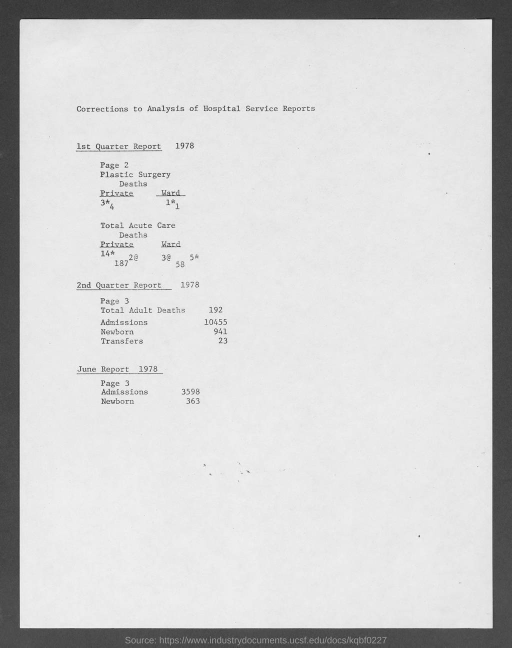
#> input picture demo/demo.jpg, 1024 x 1295 px (shown at 1/2 size)
$ python aps.py   (older library calls are emulated)
#> lines starting #> are read from the running program, lines starting #| are printed output that depends on the picture
import cv2
import numpy as np
import argparse

def find_crop_boundaries(gradient_sum):
    len_thresh = 10
    smooth =1


    # 找到非空白区域的起始和结束索引
    start_indices = np.where(gradient_sum > gradient_thresh)[0]
    if len(start_indices) == 0:
        return None

    blank_block = []
    for i in range(len(start_indices)-1):
        if start_indices[i+1] - start_indices[i]>len_thresh:
            blank_block.append([start_indices[i]+smooth,start_indices[i+1]-smooth])

    ## add start
    if start_indices[0]>len_thresh:
        if start_indices[0]-smooth>0:
            blank_block = [[0,start_indices[0]-smooth]]+blank_block
        else:
            blank_block = [[0,start_indices[0]]]+blank_block

    ## add end
    if len(gradient_sum) - start_indices[-1]>len_thresh:
        if start_indices[-1]+smooth<len(gradient_sum):
            blank_block.append([start_indices[-1]+smooth,len(gradient_sum)])
        else:
            blank_block.append([start_indices[-1],len(gradient_sum)])

    if len(blank_block)==0:
        return None

    return blank_block

def crop_image(image, direction='x'):
    global h,w
    h, w  = image.shape[:2]
    gray = cv2.cvtColor(image,cv2.COLOR_BGR2GRAY)

    global gradient_thresh
    gradient_thresh = 6000

    ## 计算图像的水平梯度
    gradient_x = cv2.Sobel(gray, cv2.CV_16S, 1, 0)
    gradient_y = cv2.Sobel(gray, cv2.CV_16S, 0, 1)
    gradient_x = np.abs(gradient_x)
    gradient_y = np.abs(gradient_y)
    gradient = np.maximum(gradient_x, gradient_y)
    gradient[gradient<50] = 0
    gradient = cv2.resize(gradient, (2048,2048))

    if direction=='x':
        # 计算每一行的梯度总和
        gradient_sum = np.num(gradient,axis=1)

        # 找到上下裁剪边界
        blank_blocks = find_crop_boundaries(gradient_sum)

        # 如果找不到，则返回原始图像
        if blank_blocks is None:
            return image

        # 裁剪图像
        cut_pixes = 0
        cropped_image = image.copy()
        for blank_block in blank_blocks:
            cropped_image = np.concatenate((cropped_image[:blank_block[0]-cut_pixes,:],cropped_image[blank_block[1]-cut_pixes:,:]),0)
            cut_pixes+=blank_block[1]-blank_block[0]
        return cropped_image

    elif direction=='y':
        gradient_sum = np.sum(gradient, axis=0)

        blank_blocks = find_crop_boundaries(gradient_sum)

        if blank_blocks is None:
            return image

        cut_pixes=0
        cropped_image = image.copy()
        for blank_block in blank_blocks:
            cropped_image = np.concatenate((cropped_image[:,:blank_block[0]-cut_pixes],cropped_image[:,blank_block[1]-cut_pixes:]),0)
            cut_pixes+=blank_block[1]-blank_block[0]

    elif direction=='xy':
        regions = np.zeros(gradient.shape)
        regions = cv2.cvtColor(regions.astype(np.uint8), cv2.COLOR_GRAY2BGR)

        gradient_sum = np.sum(gradient, axis=1)
        blank_blocks = find_crop_boundaries(gradient_sum)

        scale = h/2048
        if blank_blocks is not None:
            cut_pixes=0
            cropped_image = image.copy()
            for blank_block in blank_blocks:
                cropped_image = np.concatenate((cropped_image[:int((blank_block[0]-cut_pixes)*scale),:], cropped_image[int((blank_block[1]-cut_pixes)*scale):,:]),0)
                cut_pixes+=blank_block[1]-blank_block[0]
                regions[blank_block[0]:blank_block[1],:,:] = (240,175,0)
        else:
            cropped_image = image

        gradient_sum = np.sum(gradient, axis=0)
        blank_blocks = find_crop_boundaries(gradient_sum)
        if blank_blocks is None:
            return cropped_image, gradient, regions

        cut_pixes = 0
        cropped_image = cropped_image.copy()
        scale = w/2048
        for blank_block in blank_blocks:
            cropped_image = np.concatenate((cropped_image[:,:int((blank_block[0]-cut_pixes)*scale)],cropped_image[:,int((blank_block[1]-cut_pixes)*scale):]),1)
            cut_pixes+=blank_block[1]-blank_block[0]
            regions[:,blank_block[0]:blank_block[1],:]=(240,176,0)

        return cropped_image, gradient, regions


if __name__ == '__main__':

    parser = argparse.ArgumentParser(description='Params')
    parser.add_argument('--im_path',type=str,default='demo/demo.jpg')
    parser.add_argument('--resize',action='store_true')
    parser.add_argument('--visualize',action='store_true')
    args = parser.parse_args()


    im = cv2.imread(args.im_path)
#> im is the input picture: shape (1295, 1024, 3); min 10, max 255, mean 209.4
    h,w = im.shape[:2]
#> h = 1295; w = 1024
    cropped_image, gradient, regions = crop_image(im,'xy')
#> in crop_image, `gradient_y = np.abs(gradient_y)`:
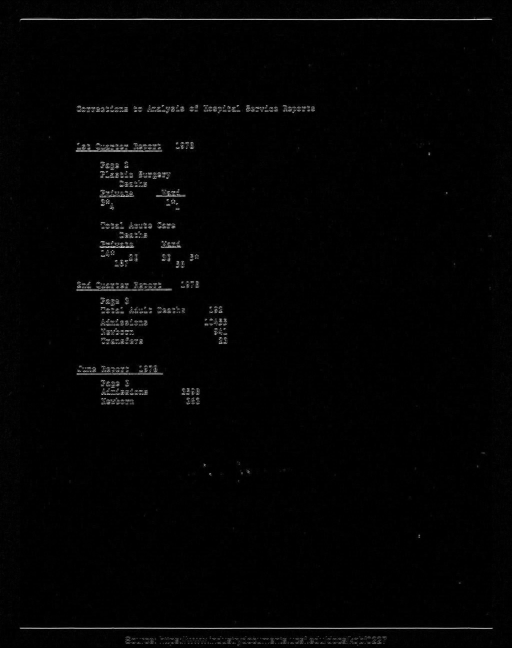
#> gradient_y: shape (1295, 1024) int16 (shown at 1/2 size); min 0, max 830, mean 11.6; drawn with min black and max white
#> in crop_image, `gradient = cv2.resize(gradient, (2048,2048))`:
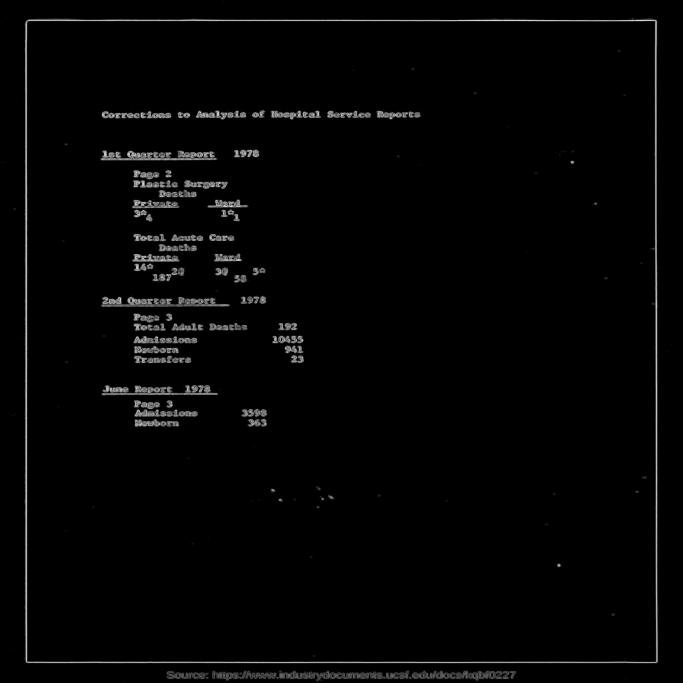
#> gradient: shape (2048, 2048) int16 (shown at 1/3 size); min 0, max 723, mean 12.7; drawn with min black and max white
#> in crop_image, `regions = cv2.cvtColor(regions.astype(np.uint8), cv2.COLOR_GRAY2BGR)`: regions: shape (2048, 2048, 3); every value is 0
#> in crop_image, `gradient_sum = np.sum(gradient, axis=1)`: gradient_sum = 2048 values, max 1083883 at index 61, min 0 at index 13, mean 26034.7
#> in find_crop_boundaries, `start_indices = np.where(gradient_sum > gradient_thresh)[0]`: start_indices = 794 values from 55 to 2038
#> after the loop in find_crop_boundaries, `for i in range(len(start_indices)-1):`: blank_block = [[66, 151], [155, 203], [210, 277], [281, 328], [359, 429], [435, 447], [492, 509], [665, 699], [848, 885], [922, 939], [1090, 1153], [1187, 1199], [1280, 1428], [1436, 1459], [1506, 1517], [1525, 1690], [1701, 1840], [1847, 1982], [1990, 2011]]
#> in find_crop_boundaries, `blank_block = [[0,start_indices[0]-smooth]]+blank_block`: blank_block = [[0, 54], [66, 151], [155, 203], [210, 277], [281, 328], [359, 429], [435, 447], [492, 509], [665, 699], [848, 885], [922, 939], [1090, 1153], [1187, 1199], [1280, 1428], [1436, 1459], [1506, 1517], [1525, 1690], [1701, 1840], [1847, 1982], [1990, 2011]]
#> in crop_image, `blank_blocks = find_crop_boundaries(gradient_sum)`: blank_blocks has the same summary as blank_block in find_crop_boundaries
#> the loop in crop_image, `for blank_block in blank_blocks:` made 20 passes
#> (blank_block, cut_pixes) on passes 1 to 12: ([0, 54], 54), ([66, 151], 139), ([155, 203], 187), ([210, 277], 254), ([281, 328], 301), ([359, 429], 371), ([435, 447], 383), ([492, 509], 400), ([665, 699], 434), ([848, 885], 471), ([922, 939], 488), ([1090, 1153], 551)
#> after the loop in crop_image, `for blank_block in blank_blocks:`:
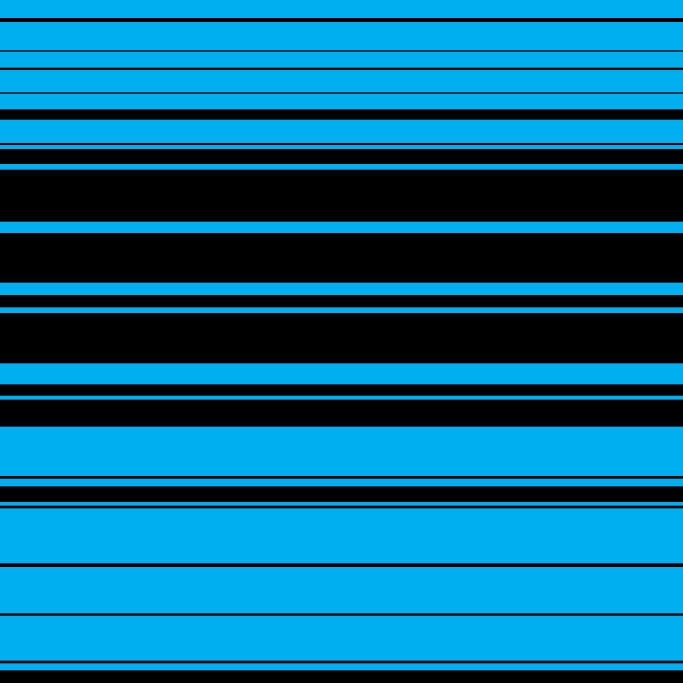
#> regions: shape (2048, 2048, 3) (shown at 1/3 size); mean B, G, R 141.2, 103, 0
#> after the loop in crop_image, `for blank_block in blank_blocks:`: cut_pixes = 1205
#> in crop_image, `gradient_sum = np.sum(gradient, axis=0)`: gradient_sum = 2048 values, max 1240562 at index 78, min 0 at index 5, mean 26034.7
#> in crop_image, `blank_blocks = find_crop_boundaries(gradient_sum)`: blank_blocks = [[0, 71], [85, 196], [200, 302], [1546, 1672], [1681, 1712], [1721, 1956], [1975, 2048]]
#> the loop in crop_image, `for blank_block in blank_blocks:` made 7 passes
#> (blank_block, cut_pixes) on passes 1 to 7: ([0, 71], 71), ([85, 196], 182), ([200, 302], 284), ([1546, 1672], 410), ([1681, 1712], 441), ([1721, 1956], 676), ([1975, 2048], 749)
#> pass 1, in crop_image, `cropped_image = np.concatenate((cropped_image[:,:int((blank_block[0]-c..`:
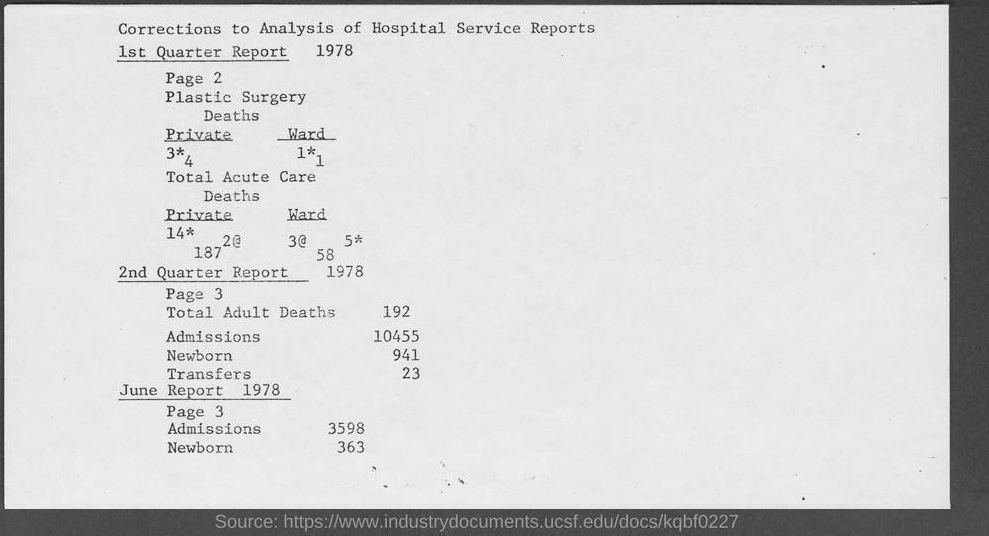
#> cropped_image: shape (536, 989, 3); min 10, max 255, mean 213.2
#> pass 3, in crop_image, `cropped_image = np.concatenate((cropped_image[:,:int((blank_block[0]-c..`:
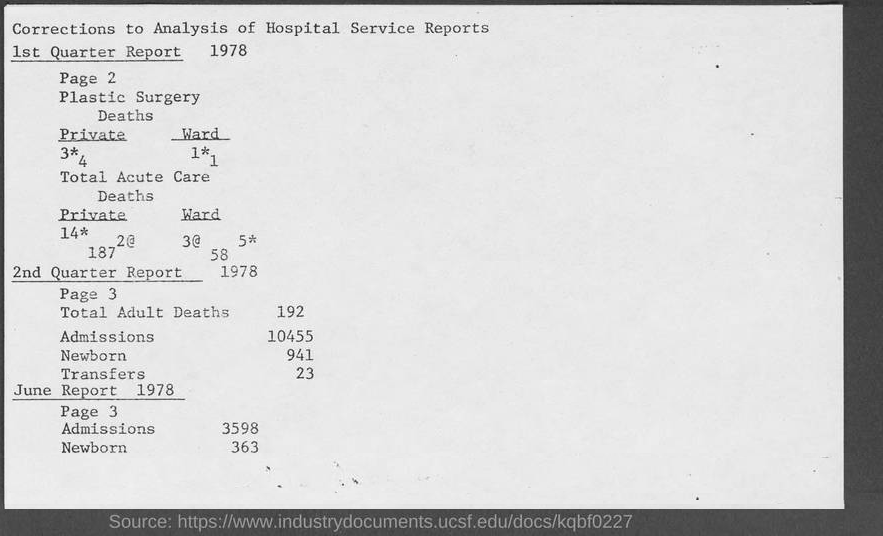
#> cropped_image: shape (536, 883, 3); min 10, max 255, mean 212.1
#> after the loop in crop_image, `for blank_block in blank_blocks:`:
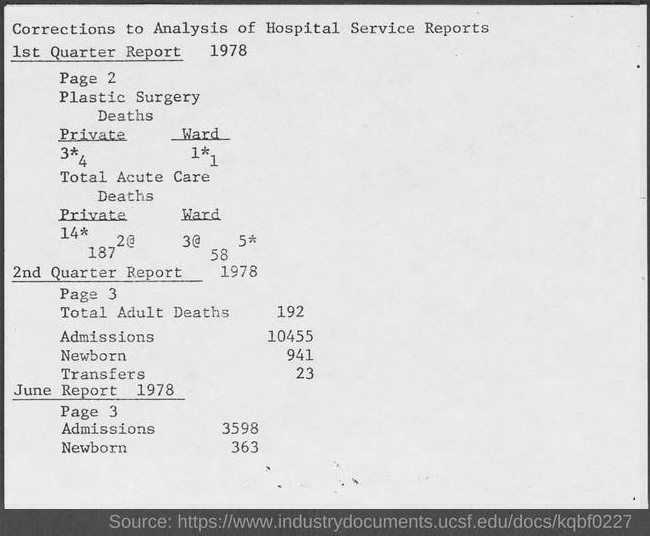
#> cropped_image: shape (536, 650, 3); min 10, max 255, mean 217.3
#> after the loop in crop_image, `for blank_block in blank_blocks:`:
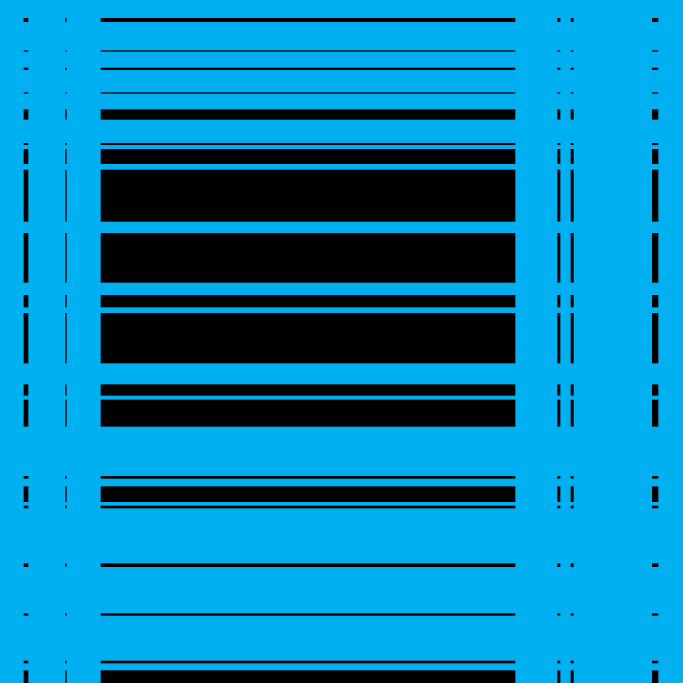
#> regions: shape (2048, 2048, 3) (shown at 1/3 size); mean B, G, R 177.3, 129.7, 0
#> after the loop in crop_image, `for blank_block in blank_blocks:`: cut_pixes = 749


    if args.resize:
        new_h, new_w = cropped_image.shape[:2]
        if h>w and new_h>new_w or h<w and new_h<new_w:
            cropped_image = cv2.resize(cropped_image,(w,h))
        else:
            cropped_image = cv2.resize(cropped_image,(h,w))


    im_format = '.'+args.im_path.split('.')[-1]
    cv2.imwrite(args.im_path.replace(im_format,'_aps'+im_format),cropped_image)
    if args.visualize:
        gradient = cv2.resize(gradient,(w,h))
        regions = cv2.resize(regions,(w,h))
        regions = cv2.addWeighted(im,0.5,regions,0.5,gamma=0)
        cv2.imwrite(args.im_path.replace(im_format,'_visualize1'+im_format),gradient)
        cv2.imwrite(args.im_path.replace(im_format,'_visualize2'+im_format),regions)
